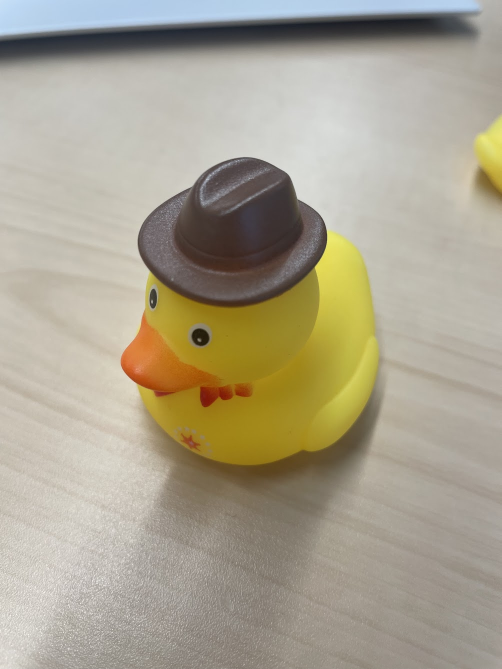
#> input picture original_photos/IMG_9251.jpg, 1003 x 1338 px (shown at 1/2 size); its folder holds 4 pictures in this run
$ python image_resize.py
#> lines starting #> are read from the running program, lines starting #| are printed output that depends on the picture
import cv2
import os
import re
from pillow_heif import register_heif_opener
from PIL import Image

# Register HEIF support for PIL
register_heif_opener()
#> (this line was passed over: pillow_heif is not available in this run)

input_folder = "./original_photos"
output_folder = "./original_photos/new_photos"

os.makedirs(output_folder, exist_ok=True)

existing_numbers = []
pattern = re.compile(r"team13_(\d{3})\.jpg")  # Ensures it checks for .jpg files

# Find existing numbering in the output folder
for existing_file in os.listdir(output_folder):
    match = pattern.search(existing_file)
    if match:
        existing_numbers.append(int(match.group(1)))

# Determine the next available number
next_number = max(existing_numbers, default=-1) + 1

# Process all files in the input folder
for filename in os.listdir(input_folder):
    file_path = os.path.join(input_folder, filename)

    # Convert HEIC to JPG
    if filename.lower().endswith(".heic"):
        try:
            img = Image.open(file_path)
            img = img.convert("RGB")  # Convert HEIC to RGB mode
        except Exception as e:
            print(f"Skipping {filename}: Unable to process HEIC ({e})")
            continue
    else:
        img = cv2.imread(file_path)
#> img is the input picture: shape (1338, 1003, 3); mean B, G, R 143.1, 162.2, 169.5
        if img is None:
            continue  # Skip non-image files or unreadable images

    # Resize image to 320x320
    if isinstance(img, Image.Image):  # If using PIL for HEIC
        img = img.resize((320, 320))
    else:
        img = cv2.resize(img, (320, 320))
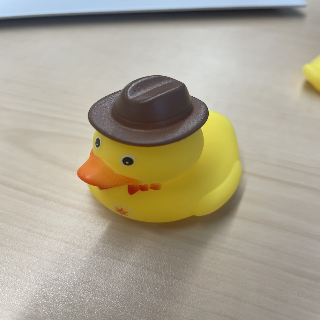
#> img: shape (320, 320, 3); mean B, G, R 143, 162.2, 169.4

    # Create new filename as .jpg
    new_filename = f"team13_{next_number:03d}.jpg"
    next_number += 1
    new_img_path = os.path.join(output_folder, new_filename)

    # Save as .jpg
    if isinstance(img, Image.Image):
        img.save(new_img_path, "JPEG", quality=95)
    else:
        cv2.imwrite(new_img_path, img, [int(cv2.IMWRITE_JPEG_QUALITY), 95])

    # Remove original file
    os.remove(file_path)
#> pass 2 of the loop `for filename in os.listdir(input_folder):`:
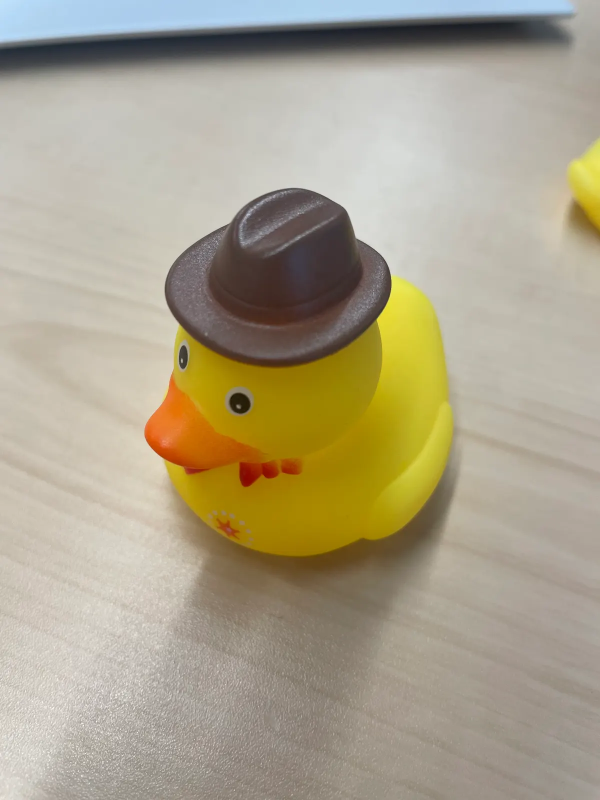
#> input picture original_photos/IMG_9251.webp, 1200 x 1600 px (shown at 1/2 size)
#> img is the input picture: shape (1600, 1200, 3); mean B, G, R 138.9, 162.2, 171
#> `img = cv2.resize(img, (320, 320))`:
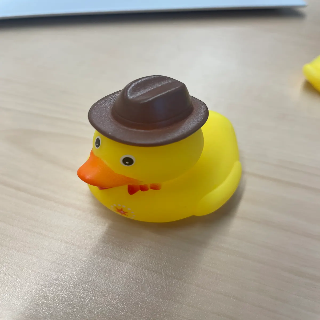
#> img: shape (320, 320, 3); mean B, G, R 139, 162.2, 171
#> pass 3 of the loop `for filename in os.listdir(input_folder):`:
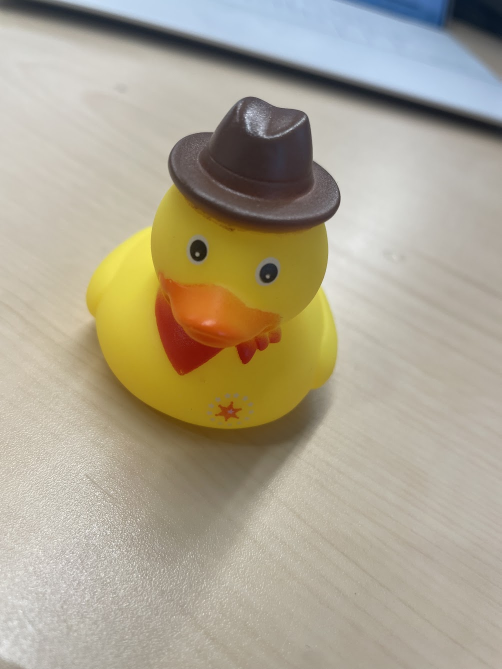
#> input picture original_photos/IMG_9252.jpg, 1003 x 1338 px (shown at 1/2 size)
#> img is the input picture: shape (1338, 1003, 3); mean B, G, R 144.5, 164.1, 172.2
#> `img = cv2.resize(img, (320, 320))`:
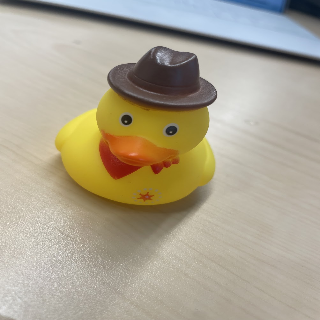
#> img: shape (320, 320, 3); mean B, G, R 144.4, 164, 172.1
#> the loop made 5 passes; the first 3 are shown

print("Processing complete: all images resized, converted to .jpg, and originals removed.")
